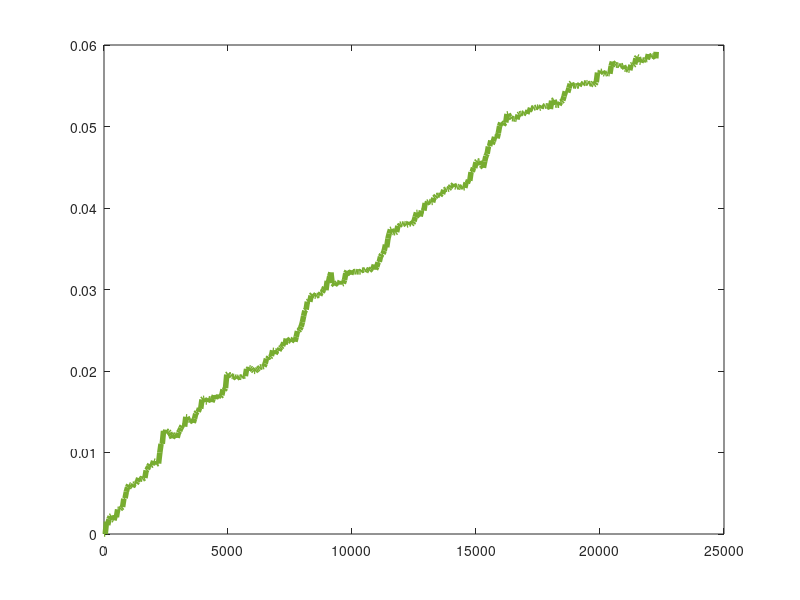
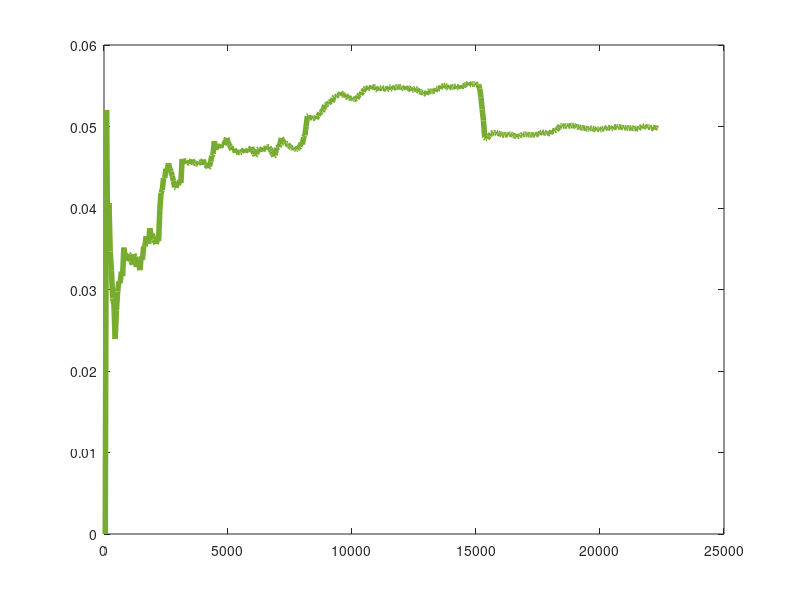

These figures' MATLAB source, in order: (Note: this script raises an error after producing the figures.)
% Interpolate between the 2 snapshots from the college message datafile.
% Extrapolate to the 2nd snapshot from the college message datafile
% using the uniform attachment model, preferential attachment model, and 
% the triangle closing model.
% Plot mean and global clustering coefficients of real data, 
% two interpolations with different rate parameters, and extrapolations.
% Save the figure with the mean clustering coefficients as 
% 'collegemsgac.fig' and 'collegemsgac.eps'.
% Save the figure with the global clustering coefficients as 
% 'collegemsggc.fig' and 'collegemsggc.eps'.
% Save the experiment data in 'collegemsganalysis.mat.'
%
% Dependencies: collegemsgsnaps.mat, dgm.m, avgClusteringCoefficient.m

% cell array of adjacency matrix snapshots
load('collegemsgsnaps.mat','snaps','acreal','ccreal','gcreal','period','numTimes')
numNodes = size(snaps{2},1);

% Real data
xreal = 0:period:numTimes;
if mod(numTimes,period) ~= 0
    xreal = [xreal numTimes];
end
fac = figure;
plot(xreal,acreal,'Color',[0.4660    0.6740    0.1880],'LineWidth',4)
hold on

fgc = figure;
plot(xreal,gcreal,'Color',[0.4660    0.6740    0.1880],'LineWidth',4)
hold on
disp('Real data done')

% Interpolation
dtarget = 0;  % target edit distance
slowness = 1;  % rate of approach to the target edit distance (higher values are slower)
dtrigger = 0;  % graph distance to the target graph that stops the dynamic graph model
period = 100;  % sampling period (higher values require less storage)
[aci1,cci1,gci1,stepsi1] = dgm(snaps{2},snaps{1},dtarget,...
        slowness,dtrigger,period);
disp('Interpolation 1 done')

dtarget = 0;  % target edit distance
slowness = 1900;  % rate of approach to the target edit distance (higher values are slower)
dtrigger = 0;  % graph distance to the target graph that stops the dynamic graph model
period = 100;  % sampling period (higher values require less storage)
[aci2,cci2,gci2,stepsi2] = dgm(snaps{2},snaps{1},dtarget,...
        slowness,dtrigger,period);
disp('Interpolation 2 done')

% Extrapolation
% UNIFORM ATTACHMENT MODEL
m = 3; % number of nodes that each new node connects to
A = snaps{1};

% Start with a clique on m vertices.
A(1:m,1:m) = ~eye(m);
acu = zeros(1,ceil((numNodes-m)/period)+1);
ccu = zeros(numNodes,ceil((numNodes-m)/period)+1);
gcu = zeros(1,ceil((numNodes-m)/period)+1);
[acu(1),ccu(:,1),gcu(1)] = avgClusteringCoefficient(A);

for i = 1:numNodes-m
    % Each new node connects to m uniformly random nodes.
    randnodes = randsample(1:i+m-1,m);
    A(i+m,randnodes) = 1;
    A(randnodes,i+m) = 1;
    if mod(i,period) == 0
        %disp(i)
        [acu(i/period+1),ccu(:,i/period+1),gcu(i/period+1)] = avgClusteringCoefficient(A);
    end
end
if mod(numNodes-m,period) ~= 0
    [acu(end),ccu(:,end),gcu(end)] = avgClusteringCoefficient(A);
end

xu = 0:period:numNodes-m;
if mod(numNodes-m,period) ~= 0
    xu = [xu numNodes-m];
end

%disp(['Uniform: ' num2str(nnz(A)/2) ' edges'])

% PREFERENTIAL ATTACHMENT MODEL
m = 3; % number of nodes that each new node connects to
A = snaps{1};

% Start with a clique on m vertices.
A(1:m,1:m) = ~eye(m);
acp = zeros(1,ceil((numNodes-m)/period)+1);
ccp = zeros(numNodes,ceil((numNodes-m)/period)+1);
gcp = zeros(1,ceil((numNodes-m)/period)+1);
[acp(1),ccp(:,1),gcp(1)] = avgClusteringCoefficient(A);

for i = 1:numNodes-m
    % Each new node connects to (approximately) m random nodes weighted by degree.
    w = sum(A(1:i+m-1,1:i+m-1));
    randnodes = randsample(1:i+m-1,m,true,w);
    A(i+m,randnodes) = 1;
    A(randnodes,i+m) = 1;
    if mod(i,period) == 0
        %disp(i)
        [acp(i/period+1),ccp(:,i/period+1),gcp(i/period+1)] = avgClusteringCoefficient(A);
    end
end
if mod(numNodes-m,period) ~= 0
    [acp(end),ccp(:,end),gcp(end)] = avgClusteringCoefficient(A);
end

xp = 0:period:numNodes-m;
if mod(numNodes-m,period) ~= 0
    xp = [xp numNodes-m];
end

%disp(['Preferential: ' num2str(nnz(A)/2) ' edges'])

% TRIANGLE CLOSING MODEL
mr = 5;  % number of nodes chosen as parent nodes
pr = 0.5;  % probability of each connection to parent
mn = 1;  % number of nodes chosen from parents' neighbors
pn = 0.5;  % probability of each connection to parents' neighbor (usually the same as pr)

A = snaps{1};

% Start with a clique on mr+mn+1 vertices.
minit = mr+mn+1;
A(1:minit,1:minit) = ~eye(minit);
act = zeros(1,ceil((numNodes-minit)/period)+1);
cct = zeros(numNodes,ceil((numNodes-minit)/period)+1);
gct = zeros(1,ceil((numNodes-minit)/period)+1);
[act(1),cct(:,1),gct(1)] = avgClusteringCoefficient(A);

for i = 1:numNodes-minit
    % Pick mr nodes uniformly at random (without replacement).
    parents = randsample(1:i+minit-1,mr);
    % Connect to each node independently with probability pr.
    for j = 1:mr
        prob = (rand < pr);
        if prob
            A(i+minit,parents(j)) = 1;
            A(parents(j),i+minit) = 1;
        end
    end
    % Pick mn nodes uniformly at random (without replacement) from the
    % parents' neighborhoods.
    parentsneighbors = any(A(parents,:));
    parentsneighbors(parents) = 0;
    parentsneighbors(i+minit) = 0;
    [~,~,parentsneighbors] = find(parentsneighbors);
    k = min(length(parentsneighbors),mn);
    parentsneighbors = randsample(parentsneighbors,k);
    % Connect to each node independently with probability pn.
    for j = 1:k
        prob = (rand < pn);
        if prob
            A(i+minit,parentsneighbors(j)) = 1;
            A(parentsneighbors(j),i+minit) = 1;
        end
    end
    
    if mod(i,period) == 0
        %disp(i)
        [act(i/period+1),cct(:,i/period+1),gct(i/period+1)] = avgClusteringCoefficient(A);
    end
end
if mod(numNodes-minit,period) ~= 0
    [act(end),cct(:,end),gct(end)] = avgClusteringCoefficient(A);
end

xt = 0:period:numNodes-minit;
if mod(numNodes-minit,period) ~= 0
    xt = [xt numNodes-minit];
end

%disp(['Triangle closing: ' num2str(nnz(A)/2) ' edges'])

% SAVE
save('collegemsganalysis.mat','stepsi1','aci1','cci1','gci1',...
    'stepsi2','aci2','cci2','gci2',...
    'acu','ccu','gcu',...
    'acp','ccp','gcp',...
    'act','cct','gct',...
    'period','numTimes')

% PLOT
figure(fac)
plot(stepsi1,aci1,'Color',[0    0.7500    0.7500],'LineWidth',2)
plot(stepsi2,aci2,'color',[0    0.4470    0.7410],'LineWidth',2)
plot(xu,acu,'--','Color',[0.8500    0.3250    0.0980],'LineWidth',2)
plot(xp,acp,'--','Color',[0.9290    0.6940    0.1250],'LineWidth',2)
plot(xt,act,'--','Color',[0.4940    0.1840    0.5560],'LineWidth',2)
line([0 2.5e4],[acreal(end),acreal(end)],'Color','k','LineWidth',1)
ylim([0 0.12])
title('College messages')
xlabel('Steps')
ylabel('Mean clustering coefficient')
legend({'Real data','Interpolation (s = 1)','Interpolation (s = 1900)',...
    'Extrapolation (uniform)','Extrapolation (preferential)',...
    'Extrapolation (triangle closing)'},...
    'Location','best')
set(gca,'fontsize',20)
saveas(gcf,'collegemsgac.eps','epsc')
saveas(gcf,'collegemsgac.fig')

figure(fgc)
plot(stepsi1,gci1,'Color',[0    0.7500    0.7500],'LineWidth',2)
plot(stepsi2,gci2,'color',[0    0.4470    0.7410],'LineWidth',2)
plot(xu,gcu,'--','Color',[0.8500    0.3250    0.0980],'LineWidth',2)
plot(xp,gcp,'--','Color',[0.9290    0.6940    0.1250],'LineWidth',2)
plot(xt,gct,'--','Color',[0.4940    0.1840    0.5560],'LineWidth',2)
line([0 2.5e4],[gcreal(end),gcreal(end)],'Color','k','LineWidth',1)
ylim([0 0.12])
title('College messages')
xlabel('Steps')
ylabel('Global clustering coefficient')
legend({'Real data','Interpolation (s = 1)','Interpolation (s = 1900)',...
    'Extrapolation (uniform)','Extrapolation (preferential)',...
    'Extrapolation (triangle closing)'},...
    'Location','best')
set(gca,'fontsize',20)
saveas(gcf,'collegemsggc.eps','epsc')
saveas(gcf,'collegemsggc.fig')